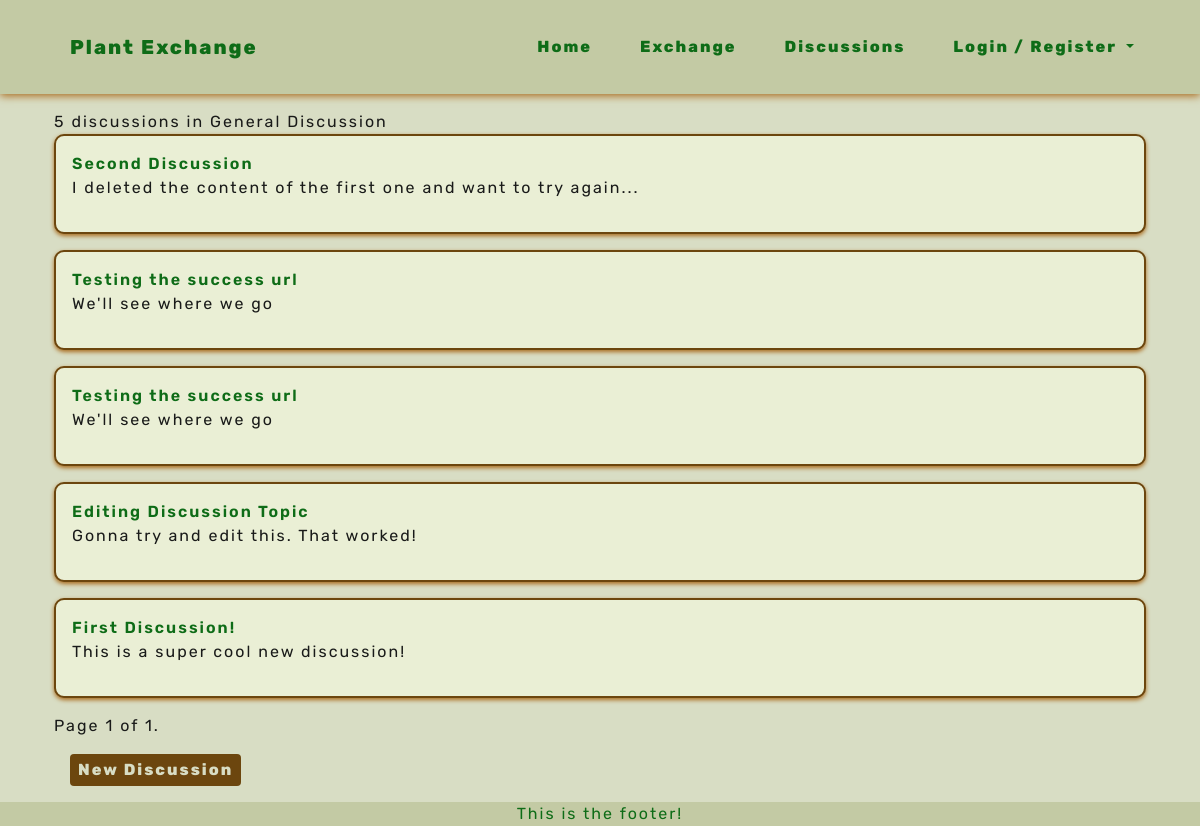
Page /forums/forum/1 on the earlier database version.
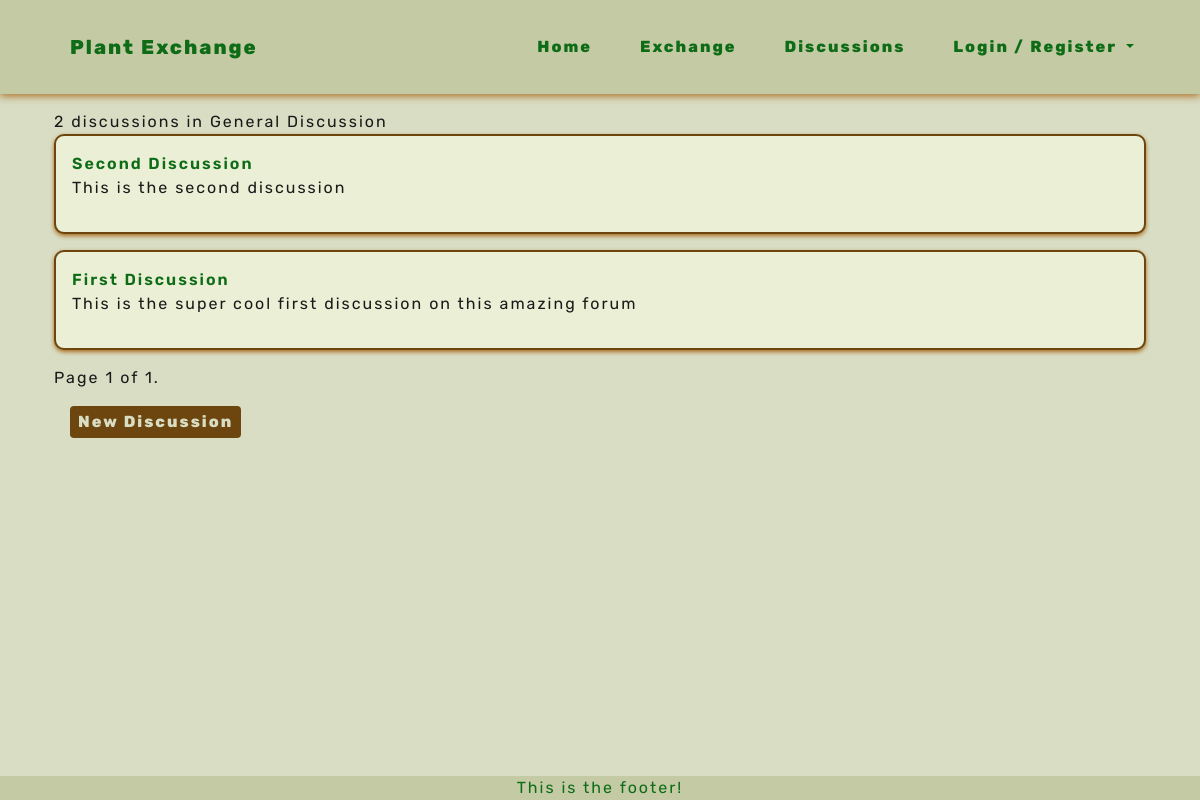
Same page on the later database version.
### forums/models.py (models this page shows, shortened)
class Discussion(models.Model):
    forum = models.ForeignKey(Forum, on_delete=models.CASCADE, related_name='discussions')
    creator = models.ForeignKey(User, on_delete=models.SET_NULL, null=True)
    title = models.CharField(max_length=80)
    content = models.TextField()
    image = CloudinaryField('image', null=True, blank=True)
    created_on = models.DateField(auto_now_add=True)
    last_edited = models.DateTimeField(auto_now=True)
    deleted = models.BooleanField(default=False)
    is_open = models.BooleanField(default=True)
    class Meta:
        ordering = ['is_open']

### forums/views.py (the view)
# urls.py: path('forum/<forum_id>', views.ForumView.as_view(), name='forum'),
class ForumView(generic.ListView):
    def get(self, request, forum_id, *args, **kwargs):
        forum = get_object_or_404(Forum, id=forum_id)
        discussions = forum.discussions.all().annotate(latest_reply=Max('posts__created_on')).order_by('-latest_reply')
        paginator = Paginator(discussions, 10)
        page_number = request.GET.get('page')
        page_obj = paginator.get_page(page_number)
        template_name = 'forums/forum.html'
        context = {
            'forum': forum,
            'page_obj': page_obj,
        }
        return render(request, template_name, context)

### forums/templates/forums/forum.html (shortened to what this page needs)
{% extends 'base.html' %}
{% block content %}
<section class="container-fluid">
    <div class="col-12">
        {{ page_obj|length }} discussions in {{ forum.title }}
    </div>
</section>
<section class="container-fluid">
    <div class="col-12">
        {% for discussion in page_obj %}
        <div class="plant-card">
            <a class="plnt-links" href="{% url 'forums:view_topic' topic_id=discussion.id %}">{{ discussion.title }}</a>
            <p>{{ discussion.content }}</p>
        </div>
        {% endfor %}
    <div class="pagination">
        <span class="step-links">
            <span class="current">
                Page {{ page_obj.number }} of {{ page_obj.paginator.num_pages }}.
            </span>
        </span>
    </div>
    </div>
</section>
<section class="container-fluid">
    <div class="col-12">
        <a class="plnt-btn" href="{% url 'forums:new_topic' forum_id=forum.id %}">New Discussion</a>
    </div>
</section>
{% endblock content %}

Differences in the rows shown:
removed Discussion: title "Testing the success url", content "We'll see where we go"
removed Discussion: title "Testing the success url", content "We'll see where we go"
removed Discussion: title "Editing Discussion Topic", content "Gonna try and edit this. That worked!"
changed Discussion "Second Discussion": content "I deleted the content of the first one and want to try again..." → "This is the second discussion"
changed Discussion: title "First Discussion!" → "First Discussion"; content "This is a super cool new discussion!" → "This is the super cool first discussion on this amazing forum"
Other differences:
{{ page_obj|length }}: "5" → "2"
